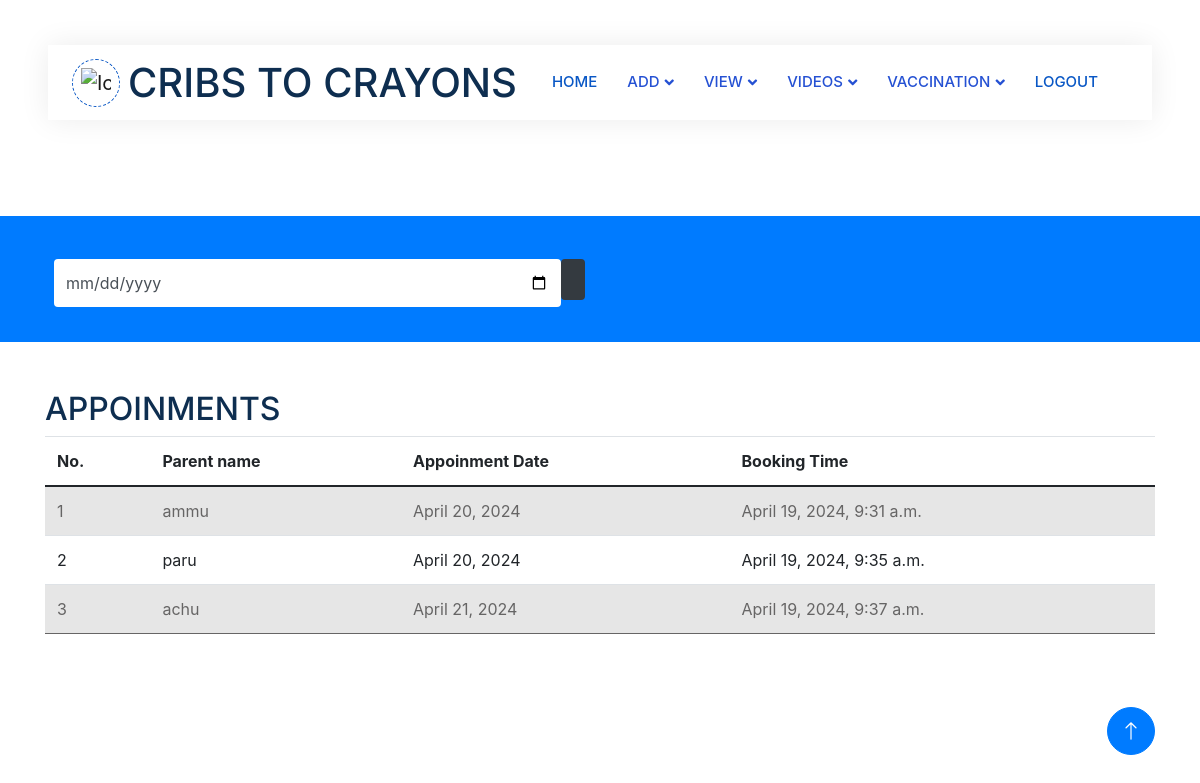
/viewappoinment/2 (signed in), run on an earlier commit of the app's database.
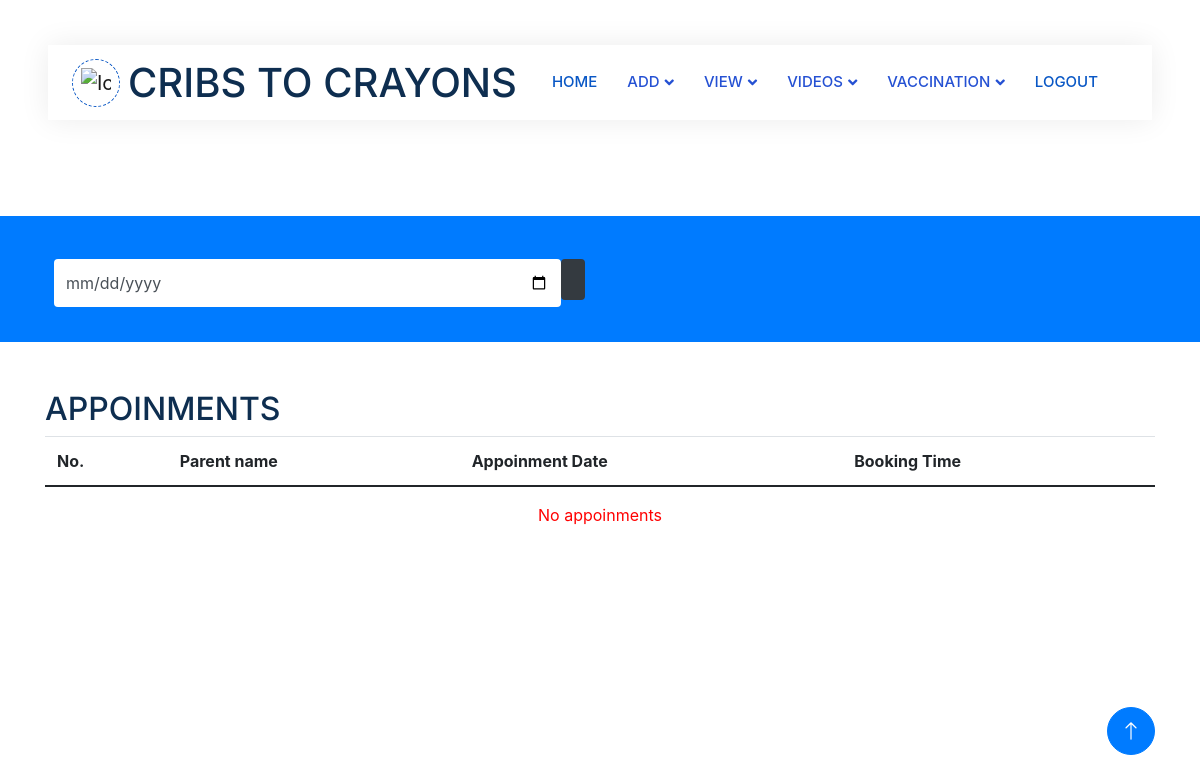
And on a later commit of the database.
### app1/models.py (models this page shows, shortened)
class Booking(models.Model):
    doctor_id=models.ForeignKey(Doctor,on_delete=models.CASCADE)
    parent_id=models.ForeignKey(Parent,on_delete=models.CASCADE)
    date=models.DateTimeField(auto_now=True)
    booking_date = models.DateField()
    token_number = models.IntegerField()
    start_time = models.TimeField()
    end_time = models.TimeField()

class Parent(models.Model):
    login_id=models.ForeignKey(LoginUser,on_delete=models.CASCADE)
    hospital_id=models.ForeignKey(Hospital,on_delete=models.CASCADE)
    parent_name=models.CharField(max_length=20)
    street=models.CharField(max_length=50)
    district=models.CharField(max_length=50)
    pincode=models.IntegerField()
    Email=models.EmailField()
    phone=models.IntegerField()
    baby_status=models.CharField(max_length=50,null=True, blank=True,)

### app1/views.py (the view)
# urls.py: path('viewappoinment/<int:id>',views.view_appoinment,name="viewappoinment"),
@login_required(login_url='login/')
def view_appoinment(request,id):
    doctor=Doctor.objects.get(id=id)
    log_id=LoginUser.objects.get(id=request.user.id)
    hospital=Hospital.objects.get(login_id=log_id)
    booking=Booking.objects.filter(doctor_id__hospital_id=hospital,doctor_id=doctor)
    context={
        'booking':booking,
        'doctor' :doctor
    }
    return render(request,'Hospital/viewappoinmentbooking.html',context)

### template/Hospital/viewappoinmentbooking.html (shortened to what this page needs)
<!DOCTYPE html>
<html lang="en">
{% load static %}
<head>
    <link href="https://cdnjs.cloudflare.com/ajax/libs/font-awesome/5.10.0/css/all.min.css" rel="stylesheet">
    <link href="https://cdn.jsdelivr.net/npm/bootstrap-icons@1.4.1/font/bootstrap-icons.css" rel="stylesheet">
    <link href="{% static 'js/animate.min.css' %}" rel="stylesheet">
    <link href="{% static 'js/owl.carousel.min.css' %}" rel="stylesheet">
    <link href="{% static 'css/bootstrap.min.css' %}" rel="stylesheet">
    <link rel="stylesheet" href="https://stackpath.bootstrapcdn.com/bootstrap/4.5.2/css/bootstrap.min.css">
    <link href="{% static 'css/style.css' %}" rel="stylesheet">
</head>
<body>
    <div class="container-xxl bg-white p-0">
        <div class="container-fluid nav-bar bg-transparent">
            <nav class="navbar navbar-expand-lg bg-white navbar-light py-0 px-4">
                <a href="" class="navbar-brand d-flex align-items-center text-center">
                    <div class="icon p-2 me-2">
                        <img class="img-fluid" src="{% static 'img/logo.gif' %}" alt="Icon" style="width: 30px; height: 30px;">
                    </div>
                    <h1 class="m-0 " >CRIBS TO CRAYONS</h1>
                </a>
                <div class="collapse navbar-collapse" id="navbarCollapse">
                    <div class="navbar-nav ms-auto">
                        <a href="{% url 'hospitalprofile'%}" class="nav-item nav-link active" >HOME</a>
                        <div class="nav-item dropdown">
                            <a href="#" class="nav-link dropdown-toggle" data-bs-toggle="dropdown">ADD</a>
                        </div>
                        <div class="nav-item dropdown">
                          <a href="#" class="nav-link dropdown-toggle" data-bs-toggle="dropdown">VIEW</a>
                      </div>
                      <div class="nav-item dropdown">
                        <a href="#" class="nav-link dropdown-toggle" data-bs-toggle="dropdown">VIDEOS</a>
                    </div>
                      <div class="nav-item dropdown">
                        <a href="#" class="nav-link dropdown-toggle" data-bs-toggle="dropdown">VACCINATION</a>
                  </div>
                    <a href="{% url 'login'%}" class="nav-item nav-link active" >LOGOUT</a>
                </div>
            </nav>
        </div>
<br>
<br>
<br>
<br>
<div class="container-fluid bg-primary mb-5 wow fadeIn" data-wow-delay="0.1s" style="padding: 35px;">
    <div class="container">
        <div class="row g-2">
           <form method="get" action="{% url 'hospitalsearchappt' id=doctor.id %}">
            <div class=" col-md-6 d-flex ">
                <input type="date" class="form-control border-0 py-4" placeholder="Search parent" name="search">
                <div>
                <button class="btn btn-dark border-0 w-100 py-3" style="height: 85%;" ></button>
            </div>
        </div>
        </form>
    </div>
    </div>
</div>
<div class="container">
    <h2>APPOINMENTS</h2>
    <table class="table table-striped">
      <thead>
        <tr>
            <th>No.</th>
          <th>Parent name</th>
          <th>Appoinment Date</th>
          <th>Booking Time</th>
        </tr>
      </thead>
      <tbody>
        {% if booking %}
        {% for i in booking %}
        <tr>
          <td>{{ forloop.counter }}</td>
         <td>{{ i.parent_id.parent_name }}</td>
         <td>{{ i.booking_date }}</td>
         <td>{{ i.date}}</td>
        </tr>
        {% endfor %}
    </tbody>
        {% else %}
    </table>
  </div>
  <div style="color: red; text-align: center;">
    <p>No appoinments </p>
  </div>
  {% endif %}
  <a href="#" class="btn btn-lg btn-primary btn-lg-square back-to-top"><i class="bi bi-arrow-up"></i></a>
</div>
</body>
</html>

What changed in the data, as far as the page shows it:
removed Booking: parent_id.parent_name "ammu", booking_date "April 20, 2024", date "April 19, 2024, 9:31 a.m."
removed Booking: parent_id.parent_name "paru", booking_date "April 20, 2024", date "April 19, 2024, 9:35 a.m."
removed Booking: parent_id.parent_name "achu", booking_date "April 21, 2024", date "April 19, 2024, 9:37 a.m."
Also different on the page:
text now shown: "No appoinments"
